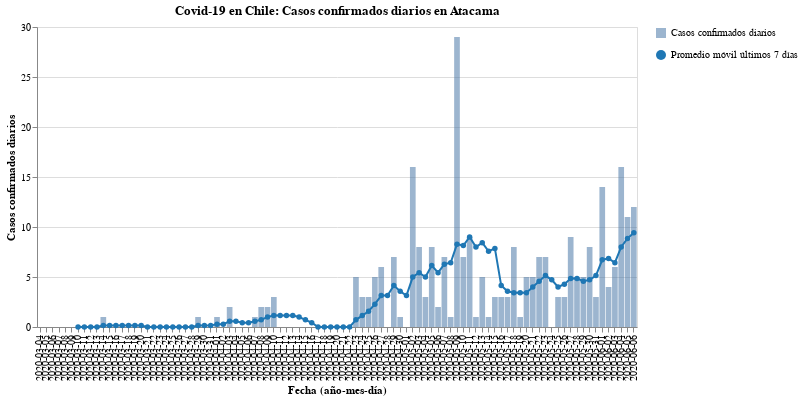

Here is the notebook cell this chart was saved with:
### Code cell
#hide_input
bars, line = my_cases_plot(region)
(bars + line).properties(
    title=f'Covid-19 en Chile: Casos confirmados diarios en {region}',
    width=600
)

### Figure 1 — Vega-Lite specification as saved in the notebook (floating-point values rounded to 4 significant figures)
{"config": {"view": {"continuousWidth": 400, "continuousHeight": 300}}, "layer": [{"mark": {"type": "bar", "opacity": 0.7}, "encoding": {"opacity": {"type": "nominal", "field": "Casos confirmados diarios", "legend": {"title": ""}}, "tooltip": [{"type": "nominal", "field": "Fecha"}, {"type": "quantitative", "field": "Casos confirmados"}], "x": {"type": "nominal", "axis": {"title": "Fecha (año-mes-día)"}, "field": "Fecha"}, "y": {"type": "quantitative", "axis": {"title": "Casos confirmados diarios"}, "field": "Casos confirmados"}}}, {"mark": {"type": "line", "color": "#1f77b4", "point": {"filled": true, "fill": "#1f77b4"}}, "encoding": {"shape": {"type": "nominal", "field": "Promedio móvil últimos 7 días", "legend": {"title": ""}}, "x": {"type": "nominal", "axis": {"title": "Fecha (año-mes-día)"}, "field": "Fecha"}, "y": {"type": "quantitative", "field": "Rolling"}}}], "data": {"name": "data-4b611b504db21a1bdd5e1543d44eeb34"}, "title": "Covid-19 en Chile: Casos confirmados diarios en Atacama", "width": 600, "$schema": "https://vega.github.io/schema/vega-lite/v4.8.1.json", "datasets": {"data-4b611b504db21a1bdd5e1543d44eeb34": [{"Fecha": "2020-03-04", "Casos confirmados": 0, "Rolling": null, "Casos confirmados diarios": "Casos confirmados diarios", "Promedio móvil últimos 7 días": "Promedio móvil últimos 7 días"}, {"Fecha": "2020-03-05", "Casos confirmados": 0, "Rolling": null, "Casos confirmados diarios": "Casos confirmados diarios", "Promedio móvil últimos 7 días": "Promedio móvil últimos 7 días"}, {"Fecha": "2020-03-06", "Casos confirmados": 0, "Rolling": null, "Casos confirmados diarios": "Casos confirmados diarios", "Promedio móvil últimos 7 días": "Promedio móvil últimos 7 días"}, {"Fecha": "2020-03-07", "Casos confirmados": 0, "Rolling": null, "Casos confirmados diarios": "Casos confirmados diarios", "Promedio móvil últimos 7 días": "Promedio móvil últimos 7 días"}, {"Fecha": "2020-03-08", "Casos confirmados": 0, "Rolling": null, "Casos confirmados diarios": "Casos confirmados diarios", "Promedio móvil últimos 7 días": "Promedio móvil últimos 7 días"}, {"Fecha": "2020-03-09", "Casos confirmados": 0, "Rolling": null, "Casos confirmados diarios": "Casos confirmados diarios", "Promedio móvil últimos 7 días": "Promedio móvil últimos 7 días"}, {"Fecha": "2020-03-10", "Casos confirmados": 0, "Rolling": 0.0, "Casos confirmados diarios": "Casos confirmados diarios", "Promedio móvil últimos 7 días": "Promedio móvil últimos 7 días"}, {"Fecha": "2020-03-11", "Casos confirmados": 0, "Rolling": 0.0, "Casos confirmados diarios": "Casos confirmados diarios", "Promedio móvil últimos 7 días": "Promedio móvil últimos 7 días"}, {"Fecha": "2020-03-12", "Casos confirmados": 0, "Rolling": 0.0, "Casos confirmados diarios": "Casos confirmados diarios", "Promedio móvil últimos 7 días": "Promedio móvil últimos 7 días"}, {"Fecha": "2020-03-13", "Casos confirmados": 0, "Rolling": 0.0, "Casos confirmados diarios": "Casos confirmados diarios", "Promedio móvil últimos 7 días": "Promedio móvil últimos 7 días"}, {"Fecha": "2020-03-14", "Casos confirmados": 1, "Rolling": 0.1429, "Casos confirmados diarios": "Casos confirmados diarios", "Promedio móvil últimos 7 días": "Promedio móvil últimos 7 días"}, {"Fecha": "2020-03-15", "Casos confirmados": 0, "Rolling": 0.1429, "Casos confirmados diarios": "Casos confirmados diarios", "Promedio móvil últimos 7 días": "Promedio móvil últimos 7 días"}, {"Fecha": "2020-03-16", "Casos confirmados": 0, "Rolling": 0.1429, "Casos confirmados diarios": "Casos confirmados diarios", "Promedio móvil últimos 7 días": "Promedio móvil últimos 7 días"}, {"Fecha": "2020-03-17", "Casos confirmados": 0, "Rolling": 0.1429, "Casos confirmados diarios": "Casos confirmados diarios", "Promedio móvil últimos 7 días": "Promedio móvil últimos 7 días"}, {"Fecha": "2020-03-18", "Casos confirmados": 0, "Rolling": 0.1429, "Casos confirmados diarios": "Casos confirmados diarios", "Promedio móvil últimos 7 días": "Promedio móvil últimos 7 días"}, {"Fecha": "2020-03-19", "Casos confirmados": 0, "Rolling": 0.1429, "Casos confirmados diarios": "Casos confirmados diarios", "Promedio móvil últimos 7 días": "Promedio móvil últimos 7 días"}, {"Fecha": "2020-03-20", "Casos confirmados": 0, "Rolling": 0.1429, "Casos confirmados diarios": "Casos confirmados diarios", "Promedio móvil últimos 7 días": "Promedio móvil últimos 7 días"}, {"Fecha": "2020-03-21", "Casos confirmados": 0, "Rolling": 0.0, "Casos confirmados diarios": "Casos confirmados diarios", "Promedio móvil últimos 7 días": "Promedio móvil últimos 7 días"}, {"Fecha": "2020-03-22", "Casos confirmados": 0, "Rolling": 0.0, "Casos confirmados diarios": "Casos confirmados diarios", "Promedio móvil últimos 7 días": "Promedio móvil últimos 7 días"}, {"Fecha": "2020-03-23", "Casos confirmados": 0, "Rolling": 0.0, "Casos confirmados diarios": "Casos confirmados diarios", "Promedio móvil últimos 7 días": "Promedio móvil últimos 7 días"}, {"Fecha": "2020-03-24", "Casos confirmados": 0, "Rolling": 0.0, "Casos confirmados diarios": "Casos confirmados diarios", "Promedio móvil últimos 7 días": "Promedio móvil últimos 7 días"}, {"Fecha": "2020-03-25", "Casos confirmados": 0, "Rolling": 0.0, "Casos confirmados diarios": "Casos confirmados diarios", "Promedio móvil últimos 7 días": "Promedio móvil últimos 7 días"}, {"Fecha": "2020-03-26", "Casos confirmados": 0, "Rolling": 0.0, "Casos confirmados diarios": "Casos confirmados diarios", "Promedio móvil últimos 7 días": "Promedio móvil últimos 7 días"}, {"Fecha": "2020-03-27", "Casos confirmados": 0, "Rolling": 0.0, "Casos confirmados diarios": "Casos confirmados diarios", "Promedio móvil últimos 7 días": "Promedio móvil últimos 7 días"}, {"Fecha": "2020-03-28", "Casos confirmados": 0, "Rolling": 0.0, "Casos confirmados diarios": "Casos confirmados diarios", "Promedio móvil últimos 7 días": "Promedio móvil últimos 7 días"}, {"Fecha": "2020-03-29", "Casos confirmados": 1, "Rolling": 0.1429, "Casos confirmados diarios": "Casos confirmados diarios", "Promedio móvil últimos 7 días": "Promedio móvil últimos 7 días"}, {"Fecha": "2020-03-30", "Casos confirmados": 0, "Rolling": 0.1429, "Casos confirmados diarios": "Casos confirmados diarios", "Promedio móvil últimos 7 días": "Promedio móvil últimos 7 días"}, {"Fecha": "2020-03-31", "Casos confirmados": 0, "Rolling": 0.1429, "Casos confirmados diarios": "Casos confirmados diarios", "Promedio móvil últimos 7 días": "Promedio móvil últimos 7 días"}, {"Fecha": "2020-04-01", "Casos confirmados": 1, "Rolling": 0.2857, "Casos confirmados diarios": "Casos confirmados diarios", "Promedio móvil últimos 7 días": "Promedio móvil últimos 7 días"}, {"Fecha": "2020-04-02", "Casos confirmados": 0, "Rolling": 0.2857, "Casos confirmados diarios": "Casos confirmados diarios", "Promedio móvil últimos 7 días": "Promedio móvil últimos 7 días"}, {"Fecha": "2020-04-03", "Casos confirmados": 2, "Rolling": 0.5714, "Casos confirmados diarios": "Casos confirmados diarios", "Promedio móvil últimos 7 días": "Promedio móvil últimos 7 días"}, {"Fecha": "2020-04-04", "Casos confirmados": 0, "Rolling": 0.5714, "Casos confirmados diarios": "Casos confirmados diarios", "Promedio móvil últimos 7 días": "Promedio móvil últimos 7 días"}, {"Fecha": "2020-04-05", "Casos confirmados": 0, "Rolling": 0.4286, "Casos confirmados diarios": "Casos confirmados diarios", "Promedio móvil últimos 7 días": "Promedio móvil últimos 7 días"}, {"Fecha": "2020-04-06", "Casos confirmados": 0, "Rolling": 0.4286, "Casos confirmados diarios": "Casos confirmados diarios", "Promedio móvil últimos 7 días": "Promedio móvil últimos 7 días"}, {"Fecha": "2020-04-07", "Casos confirmados": 1, "Rolling": 0.5714, "Casos confirmados diarios": "Casos confirmados diarios", "Promedio móvil últimos 7 días": "Promedio móvil últimos 7 días"}, {"Fecha": "2020-04-08", "Casos confirmados": 2, "Rolling": 0.7143, "Casos confirmados diarios": "Casos confirmados diarios", "Promedio móvil últimos 7 días": "Promedio móvil últimos 7 días"}, {"Fecha": "2020-04-09", "Casos confirmados": 2, "Rolling": 1.0, "Casos confirmados diarios": "Casos confirmados diarios", "Promedio móvil últimos 7 días": "Promedio móvil últimos 7 días"}, {"Fecha": "2020-04-10", "Casos confirmados": 3, "Rolling": 1.143, "Casos confirmados diarios": "Casos confirmados diarios", "Promedio móvil últimos 7 días": "Promedio móvil últimos 7 días"}, {"Fecha": "2020-04-11", "Casos confirmados": 0, "Rolling": 1.143, "Casos confirmados diarios": "Casos confirmados diarios", "Promedio móvil últimos 7 días": "Promedio móvil últimos 7 días"}, {"Fecha": "2020-04-12", "Casos confirmados": 0, "Rolling": 1.143, "Casos confirmados diarios": "Casos confirmados diarios", "Promedio móvil últimos 7 días": "Promedio móvil últimos 7 días"}, {"Fecha": "2020-04-13", "Casos confirmados": 0, "Rolling": 1.143, "Casos confirmados diarios": "Casos confirmados diarios", "Promedio móvil últimos 7 días": "Promedio móvil últimos 7 días"}, {"Fecha": "2020-04-14", "Casos confirmados": 0, "Rolling": 1.0, "Casos confirmados diarios": "Casos confirmados diarios", "Promedio móvil últimos 7 días": "Promedio móvil últimos 7 días"}, {"Fecha": "2020-04-15", "Casos confirmados": 0, "Rolling": 0.7143, "Casos confirmados diarios": "Casos confirmados diarios", "Promedio móvil últimos 7 días": "Promedio móvil últimos 7 días"}, {"Fecha": "2020-04-16", "Casos confirmados": 0, "Rolling": 0.4286, "Casos confirmados diarios": "Casos confirmados diarios", "Promedio móvil últimos 7 días": "Promedio móvil últimos 7 días"}, {"Fecha": "2020-04-17", "Casos confirmados": 0, "Rolling": 0.0, "Casos confirmados diarios": "Casos confirmados diarios", "Promedio móvil últimos 7 días": "Promedio móvil últimos 7 días"}, {"Fecha": "2020-04-18", "Casos confirmados": 0, "Rolling": 0.0, "Casos confirmados diarios": "Casos confirmados diarios", "Promedio móvil últimos 7 días": "Promedio móvil últimos 7 días"}, {"Fecha": "2020-04-19", "Casos confirmados": 0, "Rolling": 0.0, "Casos confirmados diarios": "Casos confirmados diarios", "Promedio móvil últimos 7 días": "Promedio móvil últimos 7 días"}, {"Fecha": "2020-04-20", "Casos confirmados": 0, "Rolling": 0.0, "Casos confirmados diarios": "Casos confirmados diarios", "Promedio móvil últimos 7 días": "Promedio móvil últimos 7 días"}, {"Fecha": "2020-04-21", "Casos confirmados": 0, "Rolling": 0.0, "Casos confirmados diarios": "Casos confirmados diarios", "Promedio móvil últimos 7 días": "Promedio móvil últimos 7 días"}, {"Fecha": "2020-04-22", "Casos confirmados": 0, "Rolling": 0.0, "Casos confirmados diarios": "Casos confirmados diarios", "Promedio móvil últimos 7 días": "Promedio móvil últimos 7 días"}, {"Fecha": "2020-04-23", "Casos confirmados": 5, "Rolling": 0.7143, "Casos confirmados diarios": "Casos confirmados diarios", "Promedio móvil últimos 7 días": "Promedio móvil últimos 7 días"}, {"Fecha": "2020-04-24", "Casos confirmados": 3, "Rolling": 1.143, "Casos confirmados diarios": "Casos confirmados diarios", "Promedio móvil últimos 7 días": "Promedio móvil últimos 7 días"}, {"Fecha": "2020-04-25", "Casos confirmados": 3, "Rolling": 1.571, "Casos confirmados diarios": "Casos confirmados diarios", "Promedio móvil últimos 7 días": "Promedio móvil últimos 7 días"}, {"Fecha": "2020-04-26", "Casos confirmados": 5, "Rolling": 2.286, "Casos confirmados diarios": "Casos confirmados diarios", "Promedio móvil últimos 7 días": "Promedio móvil últimos 7 días"}, {"Fecha": "2020-04-27", "Casos confirmados": 6, "Rolling": 3.143, "Casos confirmados diarios": "Casos confirmados diarios", "Promedio móvil últimos 7 días": "Promedio móvil últimos 7 días"}, {"Fecha": "2020-04-28", "Casos confirmados": 0, "Rolling": 3.143, "Casos confirmados diarios": "Casos confirmados diarios", "Promedio móvil últimos 7 días": "Promedio móvil últimos 7 días"}, {"Fecha": "2020-04-29", "Casos confirmados": 7, "Rolling": 4.143, "Casos confirmados diarios": "Casos confirmados diarios", "Promedio móvil últimos 7 días": "Promedio móvil últimos 7 días"}, {"Fecha": "2020-04-30", "Casos confirmados": 1, "Rolling": 3.571, "Casos confirmados diarios": "Casos confirmados diarios", "Promedio móvil últimos 7 días": "Promedio móvil últimos 7 días"}, {"Fecha": "2020-05-01", "Casos confirmados": 0, "Rolling": 3.143, "Casos confirmados diarios": "Casos confirmados diarios", "Promedio móvil últimos 7 días": "Promedio móvil últimos 7 días"}, {"Fecha": "2020-05-02", "Casos confirmados": 16, "Rolling": 5.0, "Casos confirmados diarios": "Casos confirmados diarios", "Promedio móvil últimos 7 días": "Promedio móvil últimos 7 días"}, {"Fecha": "2020-05-03", "Casos confirmados": 8, "Rolling": 5.429, "Casos confirmados diarios": "Casos confirmados diarios", "Promedio móvil últimos 7 días": "Promedio móvil últimos 7 días"}, {"Fecha": "2020-05-04", "Casos confirmados": 3, "Rolling": 5.0, "Casos confirmados diarios": "Casos confirmados diarios", "Promedio móvil últimos 7 días": "Promedio móvil últimos 7 días"}, {"Fecha": "2020-05-05", "Casos confirmados": 8, "Rolling": 6.143, "Casos confirmados diarios": "Casos confirmados diarios", "Promedio móvil últimos 7 días": "Promedio móvil últimos 7 días"}, {"Fecha": "2020-05-06", "Casos confirmados": 2, "Rolling": 5.429, "Casos confirmados diarios": "Casos confirmados diarios", "Promedio móvil últimos 7 días": "Promedio móvil últimos 7 días"}, {"Fecha": "2020-05-07", "Casos confirmados": 7, "Rolling": 6.286, "Casos confirmados diarios": "Casos confirmados diarios", "Promedio móvil últimos 7 días": "Promedio móvil últimos 7 días"}, {"Fecha": "2020-05-08", "Casos confirmados": 1, "Rolling": 6.429, "Casos confirmados diarios": "Casos confirmados diarios", "Promedio móvil últimos 7 días": "Promedio móvil últimos 7 días"}, {"Fecha": "2020-05-09", "Casos confirmados": 29, "Rolling": 8.286, "Casos confirmados diarios": "Casos confirmados diarios", "Promedio móvil últimos 7 días": "Promedio móvil últimos 7 días"}, {"Fecha": "2020-05-10", "Casos confirmados": 7, "Rolling": 8.143, "Casos confirmados diarios": "Casos confirmados diarios", "Promedio móvil últimos 7 días": "Promedio móvil últimos 7 días"}, {"Fecha": "2020-05-11", "Casos confirmados": 9, "Rolling": 9.0, "Casos confirmados diarios": "Casos confirmados diarios", "Promedio móvil últimos 7 días": "Promedio móvil últimos 7 días"}, {"Fecha": "2020-05-12", "Casos confirmados": 1, "Rolling": 8.0, "Casos confirmados diarios": "Casos confirmados diarios", "Promedio móvil últimos 7 días": "Promedio móvil últimos 7 días"}, {"Fecha": "2020-05-13", "Casos confirmados": 5, "Rolling": 8.429, "Casos confirmados diarios": "Casos confirmados diarios", "Promedio móvil últimos 7 días": "Promedio móvil últimos 7 días"}, {"Fecha": "2020-05-14", "Casos confirmados": 1, "Rolling": 7.571, "Casos confirmados diarios": "Casos confirmados diarios", "Promedio móvil últimos 7 días": "Promedio móvil últimos 7 días"}, {"Fecha": "2020-05-15", "Casos confirmados": 3, "Rolling": 7.857, "Casos confirmados diarios": "Casos confirmados diarios", "Promedio móvil últimos 7 días": "Promedio móvil últimos 7 días"}, {"Fecha": "2020-05-16", "Casos confirmados": 3, "Rolling": 4.143, "Casos confirmados diarios": "Casos confirmados diarios", "Promedio móvil últimos 7 días": "Promedio móvil últimos 7 días"}, {"Fecha": "2020-05-17", "Casos confirmados": 3, "Rolling": 3.571, "Casos confirmados diarios": "Casos confirmados diarios", "Promedio móvil últimos 7 días": "Promedio móvil últimos 7 días"}, {"Fecha": "2020-05-18", "Casos confirmados": 8, "Rolling": 3.429, "Casos confirmados diarios": "Casos confirmados diarios", "Promedio móvil últimos 7 días": "Promedio móvil últimos 7 días"}, {"Fecha": "2020-05-19", "Casos confirmados": 1, "Rolling": 3.429, "Casos confirmados diarios": "Casos confirmados diarios", "Promedio móvil últimos 7 días": "Promedio móvil últimos 7 días"}, {"Fecha": "2020-05-20", "Casos confirmados": 5, "Rolling": 3.429, "Casos confirmados diarios": "Casos confirmados diarios", "Promedio móvil últimos 7 días": "Promedio móvil últimos 7 días"}, {"Fecha": "2020-05-21", "Casos confirmados": 5, "Rolling": 4.0, "Casos confirmados diarios": "Casos confirmados diarios", "Promedio móvil últimos 7 días": "Promedio móvil últimos 7 días"}, {"Fecha": "2020-05-22", "Casos confirmados": 7, "Rolling": 4.571, "Casos confirmados diarios": "Casos confirmados diarios", "Promedio móvil últimos 7 días": "Promedio móvil últimos 7 días"}, {"Fecha": "2020-05-23", "Casos confirmados": 7, "Rolling": 5.143, "Casos confirmados diarios": "Casos confirmados diarios", "Promedio móvil últimos 7 días": "Promedio móvil últimos 7 días"}, {"Fecha": "2020-05-24", "Casos confirmados": 0, "Rolling": 4.714, "Casos confirmados diarios": "Casos confirmados diarios", "Promedio móvil últimos 7 días": "Promedio móvil últimos 7 días"}, {"Fecha": "2020-05-25", "Casos confirmados": 3, "Rolling": 4.0, "Casos confirmados diarios": "Casos confirmados diarios", "Promedio móvil últimos 7 días": "Promedio móvil últimos 7 días"}, {"Fecha": "2020-05-26", "Casos confirmados": 3, "Rolling": 4.286, "Casos confirmados diarios": "Casos confirmados diarios", "Promedio móvil últimos 7 días": "Promedio móvil últimos 7 días"}, {"Fecha": "2020-05-27", "Casos confirmados": 9, "Rolling": 4.857, "Casos confirmados diarios": "Casos confirmados diarios", "Promedio móvil últimos 7 días": "Promedio móvil últimos 7 días"}, {"Fecha": "2020-05-28", "Casos confirmados": 5, "Rolling": 4.857, "Casos confirmados diarios": "Casos confirmados diarios", "Promedio móvil últimos 7 días": "Promedio móvil últimos 7 días"}, {"Fecha": "2020-05-29", "Casos confirmados": 5, "Rolling": 4.571, "Casos confirmados diarios": "Casos confirmados diarios", "Promedio móvil últimos 7 días": "Promedio móvil últimos 7 días"}, {"Fecha": "2020-05-30", "Casos confirmados": 8, "Rolling": 4.714, "Casos confirmados diarios": "Casos confirmados diarios", "Promedio móvil últimos 7 días": "Promedio móvil últimos 7 días"}, {"Fecha": "2020-05-31", "Casos confirmados": 3, "Rolling": 5.143, "Casos confirmados diarios": "Casos confirmados diarios", "Promedio móvil últimos 7 días": "Promedio móvil últimos 7 días"}, {"Fecha": "2020-06-01", "Casos confirmados": 14, "Rolling": 6.714, "Casos confirmados diarios": "Casos confirmados diarios", "Promedio móvil últimos 7 días": "Promedio móvil últimos 7 días"}, {"Fecha": "2020-06-02", "Casos confirmados": 4, "Rolling": 6.857, "Casos confirmados diarios": "Casos confirmados diarios", "Promedio móvil últimos 7 días": "Promedio móvil últimos 7 días"}, {"Fecha": "2020-06-03", "Casos confirmados": 6, "Rolling": 6.429, "Casos confirmados diarios": "Casos confirmados diarios", "Promedio móvil últimos 7 días": "Promedio móvil últimos 7 días"}, {"Fecha": "2020-06-04", "Casos confirmados": 16, "Rolling": 8.0, "Casos confirmados diarios": "Casos confirmados diarios", "Promedio móvil últimos 7 días": "Promedio móvil últimos 7 días"}, {"Fecha": "2020-06-05", "Casos confirmados": 11, "Rolling": 8.857, "Casos confirmados diarios": "Casos confirmados diarios", "Promedio móvil últimos 7 días": "Promedio móvil últimos 7 días"}, {"Fecha": "2020-06-06", "Casos confirmados": 12, "Rolling": 9.429, "Casos confirmados diarios": "Casos confirmados diarios", "Promedio móvil últimos 7 días": "Promedio móvil últimos 7 días"}]}}
